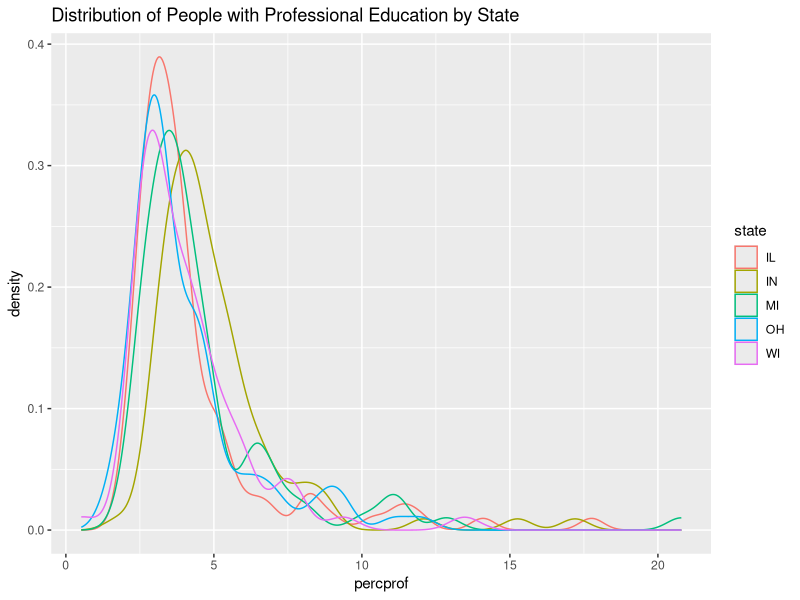
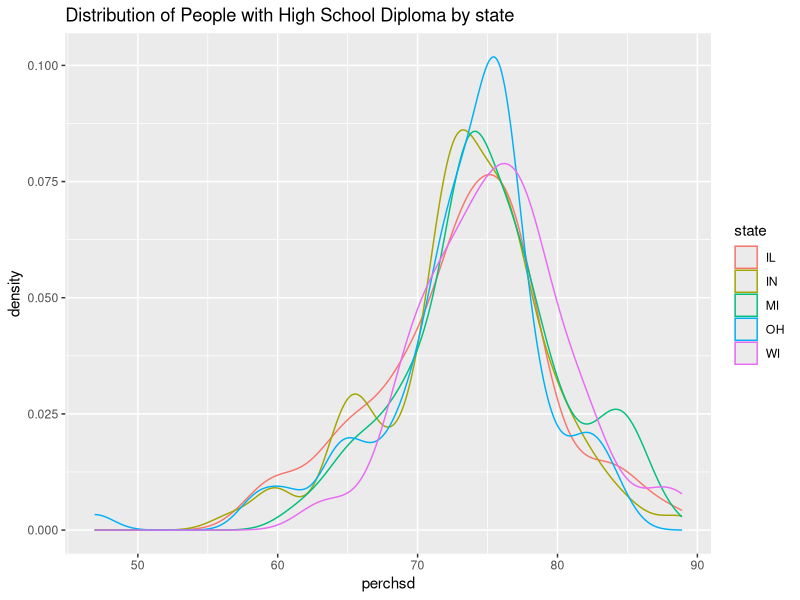
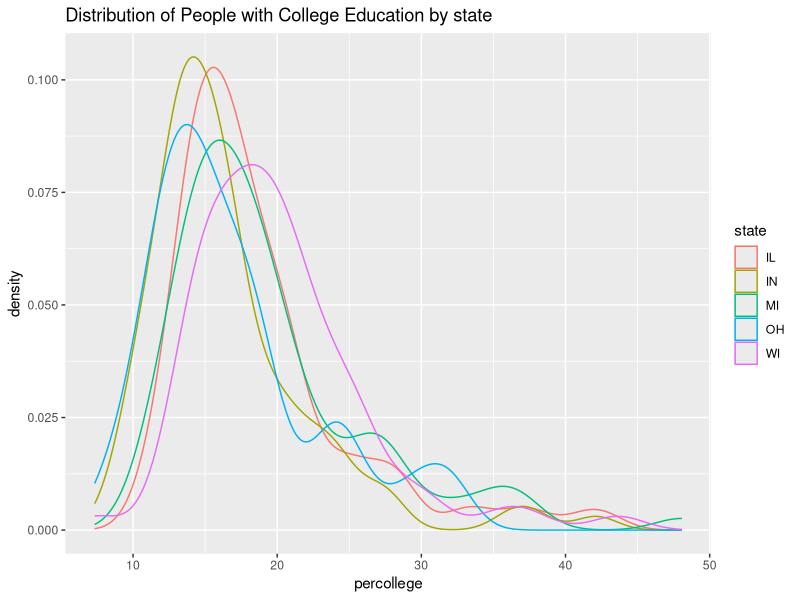
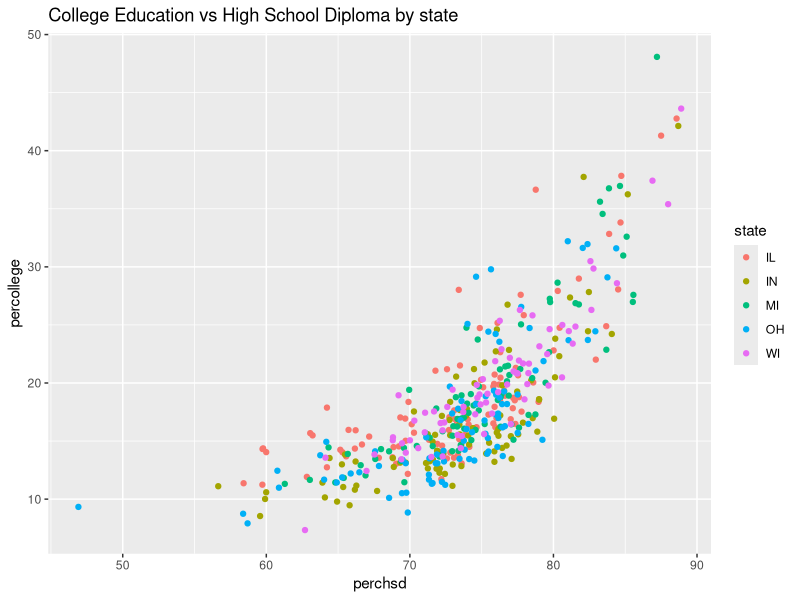
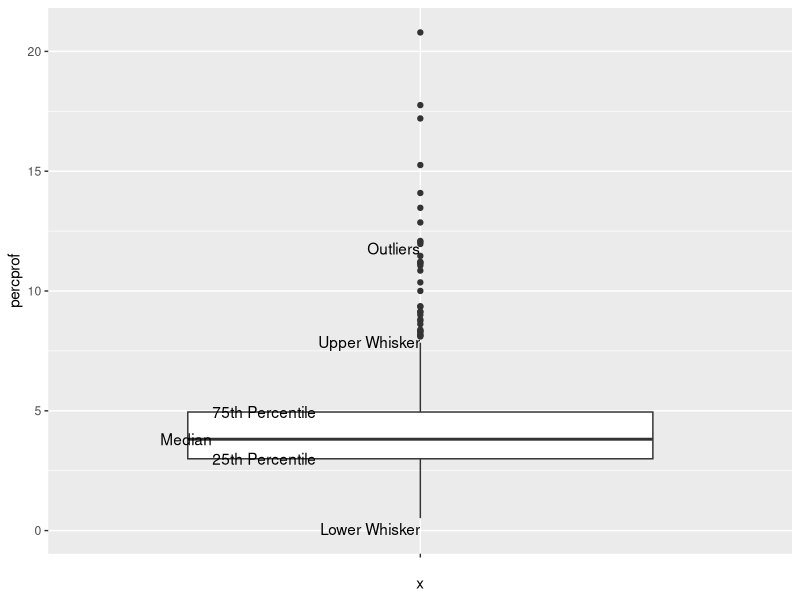
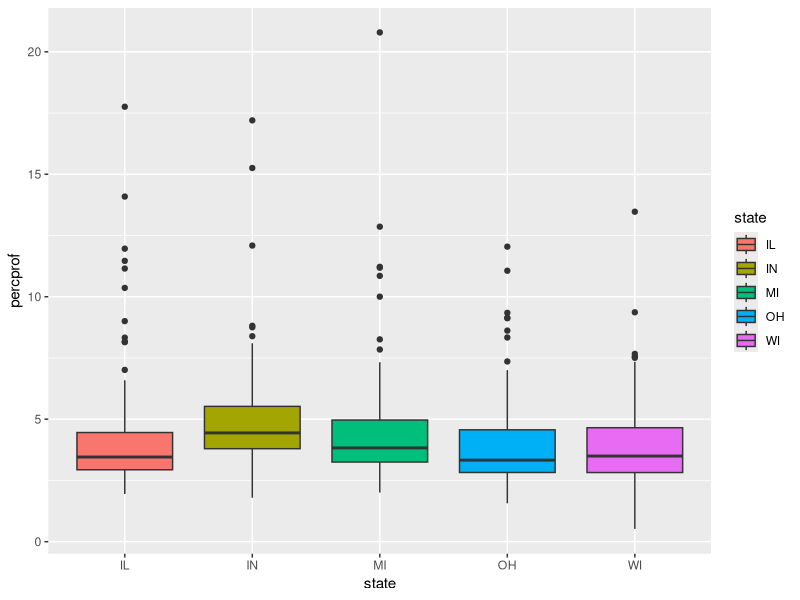
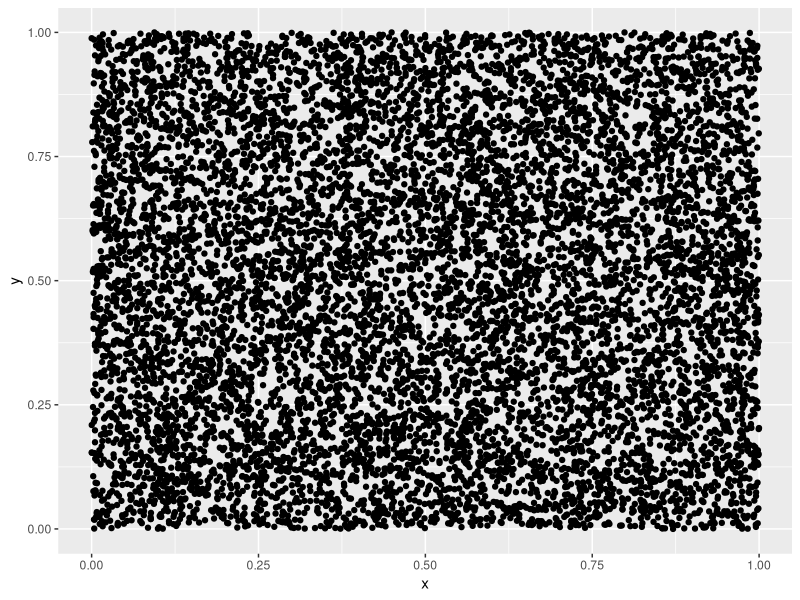
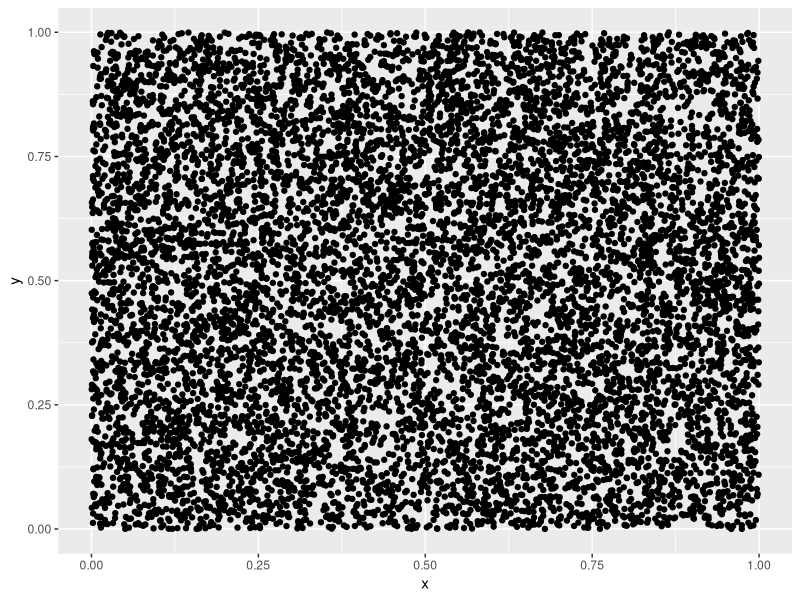

Write the R code that produced these figures, in order. (Note: this script raises an error after producing the figures.)
## ---- chunk 1
# Assignment 2: http://cse6242.gatech.edu/fall-2017/hw2/
# To compile R Markdown in terminal run: Rscript -e "rmarkdown::render('hw2.Rmd', clean=TRUE)"
# To create zip file: zip hw2.zip hw2.Rmd hw2_report.pdf

require(ggplot2)
require(GGally)


data(midwest)
df = midwest[, c('PID', 'county', 'state', 'percprof')]
## ---- chunk 2
ggplot(df, aes(x=percprof)) +
  geom_density(aes(color=state, group=state)) +
  ggtitle('Distribution of People with Professional Education by State')
## ---- chunk 3
summary_stats = tapply(df$percprof, df$state, summary)
print(summary_stats)
## ---- chunk 4
df = midwest[, c('PID', 'county', 'state', 'perchsd', 'percollege')]
print(df)
summary(df)

# Plotting perchsd density plots by state
ggplot(df, aes(x=perchsd)) +
  geom_density(aes(color=state, group=state)) +
  ggtitle('Distribution of People with High School Diploma by state')

# Plotting percollege density plots by state
ggplot(df, aes(x=percollege)) +
  geom_density(aes(color=state, group=state)) +
  ggtitle('Distribution of People with College Education by state')

# Plotting scatter plot of perchsd vs percollege
# Plotting percollege density plots by state
ggplot(df, aes(x=perchsd, y=percollege)) +
  geom_point(aes(color=state, group=state)) +
  ggtitle('College Education vs High School Diploma by state')
## ---- chunk 5
df = midwest[, c('PID', 'county', 'state', 'percprof')]
quants = quantile(df$percprof, c(.25, .5, .75))
iqr = quants[3] - quants[1]

# Aggregate across all states
ggplot(midwest, aes(x='', y=percprof)) +
	geom_boxplot() +
  annotate("text", x = '', y = quants[1] - 1.5 * iqr, label = "Lower Whisker", hjust = 1) +
  annotate("text", x = '', y = quants[1], label = "25th Percentile", hjust = 2) +
  annotate("text", x = '', y = quants[2], label = "Median", hjust = 5) +
  annotate("text", x = '', y = quants[3], label = "75th Percentile", hjust = 2) +
  annotate("text", x = '', y = quants[3] + 1.5 * iqr, label = "Upper Whisker", hjust = 1) +
  annotate("text", x = '', y = quants[3] + 3.5 * iqr, label = "Outliers", hjust = 1)

# Now group by each state, similar to question 1
ggplot(midwest, aes(x=state, y=percprof, fill=state)) +
  geom_boxplot()
## ---- chunk 6
plot_random_unif <- function(n){
#' Plots two vectors of size n drawn from a uniform distribution.
#' Saves image to './image' directory
#' Number of plots drawn equal to n, where loop from 1 to n
file_types = c('png', 'jpeg', 'bmp')
by_sequence = 1000
for(ft in file_types){
	for (i in seq(1, n, by = by_sequence)) {
		x = runif(n)
        y = runif(n)
        df = data.frame(x=x, y=y)

		ggplot(df, aes(x=x, y=y)) +
		  geom_point()
		  ggsave(paste0('./images/example_n', i, '.', ft), device=ft)
	}
}

# To extract file size use file.info() and then extract column size
# file.info('filename.png')$size
file_type = rep(file_types, n/by_sequence)
file_name = c()
file_size = c()
num_points = c()
files = list.files(path='./images')

for (f in files){
	file_name = c(file_name, f)
	file_size = c(file_size, file.info(paste0('./images/', f))$size)
	num_points = c(num_points, sub(".*example_n *(.*?) *\\..*", "\\1", f)) # Extracts regex everything after example and before n
}

df = data.frame(file_name=file_name, file_type=file_type, num_points=num_points, file_size=file_size)

# Print scatter plot of relationship between file size and num points grouped by file type
ggplot(df, aes(x=num_points, y=file_size)) +
  geom_point(aes(group=file_type, color=file_type)) +
  xlab('n') +
  ylab('file size in bytes')
}

plot_random_unif(10000)
## ---- chunk 7
data(diamonds)
df = diamonds[, c('color', 'carat', 'price')]
print(df)
print(summary(df))

ggplot(df, aes(x=color)) +
  geom_bar() +
  ggtitle('Barplot of Diamond Color')

ggplot(df, aes(x=carat)) +
  geom_histogram() +
  ggtitle('Histogram of Diamond Carat')

ggplot(df, aes(x=price)) +
  geom_histogram() +
  ggtitle('Histogram of Diamond Price')
## ---- chunk 8
ggpairs(df, aes())
